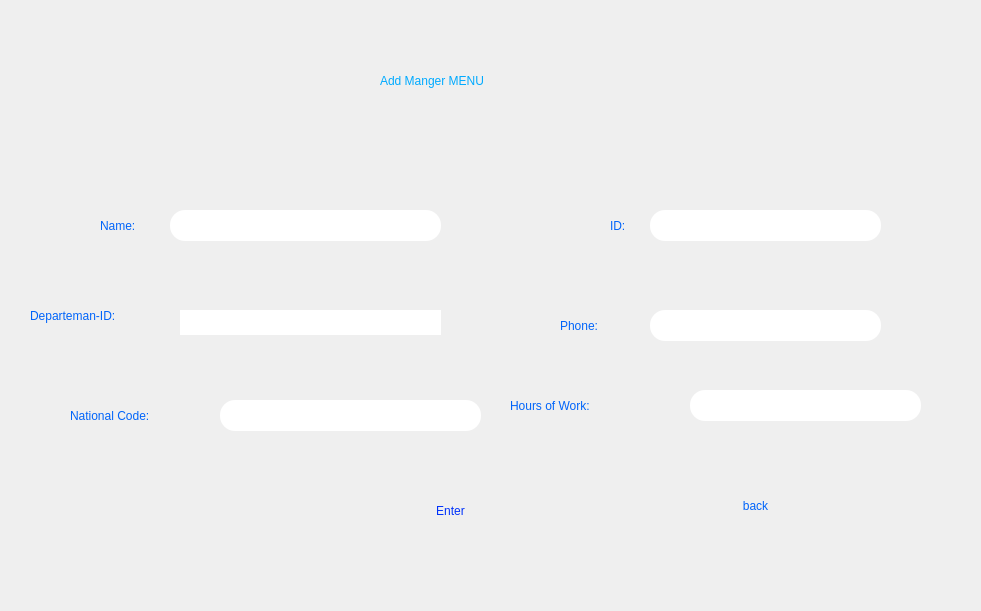
<?xml version="1.0" encoding="UTF-8"?>
<ui version="4.0">
 <class>AddManager</class>
 <widget class="QDialog" name="AddManager">
  <property name="geometry">
   <rect>
    <x>0</x>
    <y>0</y>
    <width>981</width>
    <height>611</height>
   </rect>
  </property>
  <property name="windowTitle">
   <string>Dialog</string>
  </property>
  <property name="styleSheet">
   <string notr="true">background-image: url(:/Screenshot 2024-07-05 130354.png);
border-radius:15%;
color: rgb(0, 100, 250);
font: 10pt &quot;MV Boli&quot;;</string>
  </property>
  <widget class="QLabel" name="label">
   <property name="geometry">
    <rect>
     <x>100</x>
     <y>210</y>
     <width>61</width>
     <height>31</height>
    </rect>
   </property>
   <property name="text">
    <string>Name:</string>
   </property>
  </widget>
  <widget class="QLineEdit" name="Addmanagername">
   <property name="geometry">
    <rect>
     <x>170</x>
     <y>210</y>
     <width>271</width>
     <height>31</height>
    </rect>
   </property>
   <property name="text">
    <string/>
   </property>
  </widget>
  <widget class="QLabel" name="label_2">
   <property name="geometry">
    <rect>
     <x>380</x>
     <y>40</y>
     <width>211</width>
     <height>81</height>
    </rect>
   </property>
   <property name="styleSheet">
    <string notr="true">color: rgb(0, 170, 255);
font: 75 18pt &quot;Agency FB&quot;;</string>
   </property>
   <property name="text">
    <string>Add Manger MENU</string>
   </property>
  </widget>
  <widget class="QLabel" name="label_3">
   <property name="geometry">
    <rect>
     <x>610</x>
     <y>210</y>
     <width>31</width>
     <height>31</height>
    </rect>
   </property>
   <property name="text">
    <string>ID:</string>
   </property>
  </widget>
  <widget class="QLineEdit" name="AddmanagerID">
   <property name="geometry">
    <rect>
     <x>650</x>
     <y>210</y>
     <width>231</width>
     <height>31</height>
    </rect>
   </property>
   <property name="text">
    <string/>
   </property>
  </widget>
  <widget class="QLabel" name="label_4">
   <property name="geometry">
    <rect>
     <x>30</x>
     <y>300</y>
     <width>161</width>
     <height>31</height>
    </rect>
   </property>
   <property name="text">
    <string>Departeman-ID:</string>
   </property>
  </widget>
  <widget class="QLineEdit" name="AddmanagerDid">
   <property name="geometry">
    <rect>
     <x>180</x>
     <y>310</y>
     <width>261</width>
     <height>25</height>
    </rect>
   </property>
   <property name="text">
    <string/>
   </property>
  </widget>
  <widget class="QLabel" name="label_5">
   <property name="geometry">
    <rect>
     <x>560</x>
     <y>310</y>
     <width>81</width>
     <height>31</height>
    </rect>
   </property>
   <property name="text">
    <string>Phone:</string>
   </property>
  </widget>
  <widget class="QLineEdit" name="AddmanagerPhone">
   <property name="geometry">
    <rect>
     <x>650</x>
     <y>310</y>
     <width>231</width>
     <height>31</height>
    </rect>
   </property>
   <property name="text">
    <string/>
   </property>
  </widget>
  <widget class="QLabel" name="label_6">
   <property name="geometry">
    <rect>
     <x>70</x>
     <y>400</y>
     <width>141</width>
     <height>31</height>
    </rect>
   </property>
   <property name="text">
    <string>National Code:</string>
   </property>
  </widget>
  <widget class="QLineEdit" name="AddmanageNcode">
   <property name="geometry">
    <rect>
     <x>220</x>
     <y>400</y>
     <width>261</width>
     <height>31</height>
    </rect>
   </property>
   <property name="text">
    <string/>
   </property>
  </widget>
  <widget class="QLabel" name="label_7">
   <property name="geometry">
    <rect>
     <x>510</x>
     <y>390</y>
     <width>151</width>
     <height>31</height>
    </rect>
   </property>
   <property name="text">
    <string>Hours of Work:</string>
   </property>
  </widget>
  <widget class="QLineEdit" name="AddmanagerHW">
   <property name="geometry">
    <rect>
     <x>690</x>
     <y>390</y>
     <width>231</width>
     <height>31</height>
    </rect>
   </property>
   <property name="text">
    <string/>
   </property>
  </widget>
  <widget class="QPushButton" name="pushButton">
   <property name="geometry">
    <rect>
     <x>300</x>
     <y>480</y>
     <width>301</width>
     <height>61</height>
    </rect>
   </property>
   <property name="styleSheet">
    <string notr="true">
color: rgb(0, 50, 250);
font: 14pt &quot;MV Boli&quot;;</string>
   </property>
   <property name="text">
    <string>Enter</string>
   </property>
  </widget>
  <widget class="QPushButton" name="pushButton_2">
   <property name="geometry">
    <rect>
     <x>690</x>
     <y>480</y>
     <width>131</width>
     <height>51</height>
    </rect>
   </property>
   <property name="text">
    <string>back</string>
   </property>
  </widget>
 </widget>
 <resources/>
 <connections/>
</ui>
